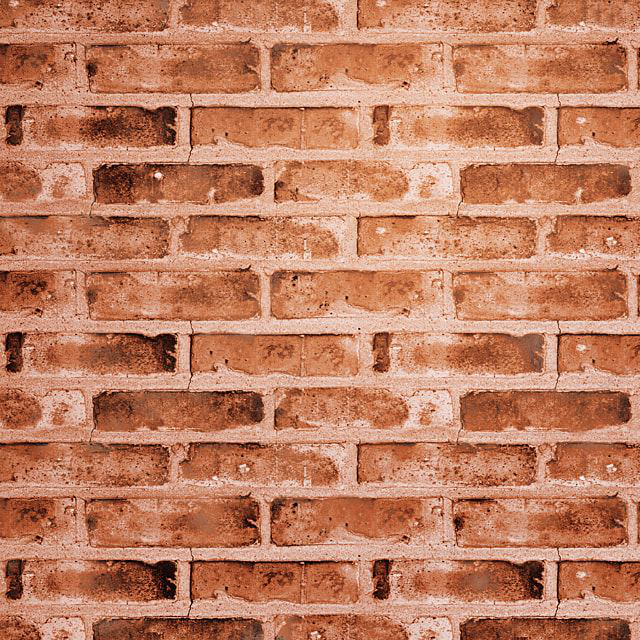
#> input picture 8sem/Lab8/input/imagewall.png, 640 x 640 px; its folder holds only this picture in this run
$ python main.py
#> lines starting #> are read from the running program, lines starting #| are printed output that depends on the picture; long printed decimals are rounded
import os
import numpy as np
from numpy import mean
from math import pow, log, log2, floor
import matplotlib.pyplot as plt
from PIL import Image, ImageDraw

working_dir = os.getcwd()
input_path = f'{working_dir}/input'
output_path = f'{working_dir}/output'
WHITE = 255
def pixel_gen(img: Image, func=lambda img, pix, x: pix[x]):
    pix = img.load()
    for row in range(img.size[1]):
        for col in range(img.size[0]):
            pos = (col, row)
            yield pos, func(img, pix, pos)


def AV(matrix):
    """Угловой момент второго порядка"""
    normalized_matrix = matrix / np.sum(matrix)
    av = np.sum(np.square(normalized_matrix))
    return av


def D(matrix):
    """Обратный момент различий"""
    d = np.sum(matrix / (1 + np.square(np.arange(matrix.shape[0]))))
    return d

def image_to_np_array(image_name):
#> called with image_name = 'imagewall.png'
    img_src = Image.open(f'input/{image_name}').convert('RGB')
#> img_src is the input picture: PIL image 640x640 RGB; mean R, G, B 192, 127.8, 98.8
    return np.array(img_src)


def semitone(img):
    return (0.3 * img[:, :, 0] + 0.59 * img[:, :, 1] + 0.11 *
            img[:, :, 2]).astype(np.uint8)
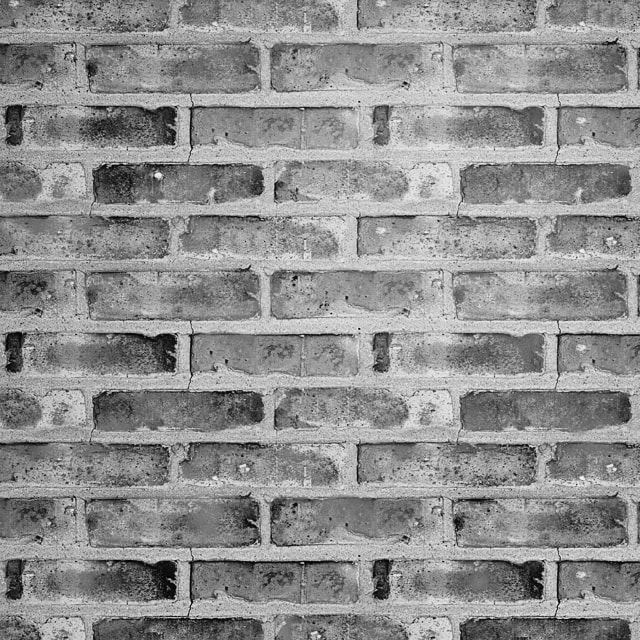
#> returned value: shape (640, 640); min 0, max 251, mean 143.5


def haralik(img_arr, d=2):
    matrix = np.zeros(shape=(256, 256))

    for x in range(d, img_arr.shape[0] - d):
        for y in range(d, img_arr.shape[1] - d):
            matrix[img_arr[x - d, y], img_arr[x, y]] += 1
            matrix[img_arr[x + d, y], img_arr[x, y]] += 1
            matrix[img_arr[x, y - d], img_arr[x, y]] += 1
            matrix[img_arr[x, y + d], img_arr[x, y]] += 1

    for x in range(256):
        m = np.array(matrix[x])
        m[np.where(m == 0)] = 1
        matrix[x] = np.log(m)


    matrix = matrix * 256 / np.max(matrix)
    return matrix
def to_semitone(img_name):
    img = image_to_np_array(img_name)
    return Image.fromarray(semitone(img), 'L')

def transform(img: Image, c=1, f0=0, y=0.5):
    # Convert the input image to an Image object if it's a NumPy array
#> called with c = 1, f0 = 0, y = 0.5
    if isinstance(img, np.ndarray):
        img = Image.fromarray(img)

    res_img = img.copy()
    d = ImageDraw.Draw(res_img)
    for pos, pixel in pixel_gen(img):
        p = min(int(WHITE * c * (pixel / WHITE + f0) * y), WHITE)
        d.point(pos, p)
#> this loop made 409600 passes
#> (pos, pixel, p) on passes 1 to 3: ((0, 0), 124, 62), ((1, 0), 71, 35), ((2, 0), 95, 47)
    return res_img

def main():
    img_names = ['imagewall.png']

    for img_name in img_names:
        semitone_img = to_semitone(img_name)
        semitone_img.save(f'{output_path}/semitone/{img_name}')
        semi = np.array(Image.open(f'{output_path}/semitone/{img_name}').convert('L'))

        transformed = transform(semi)
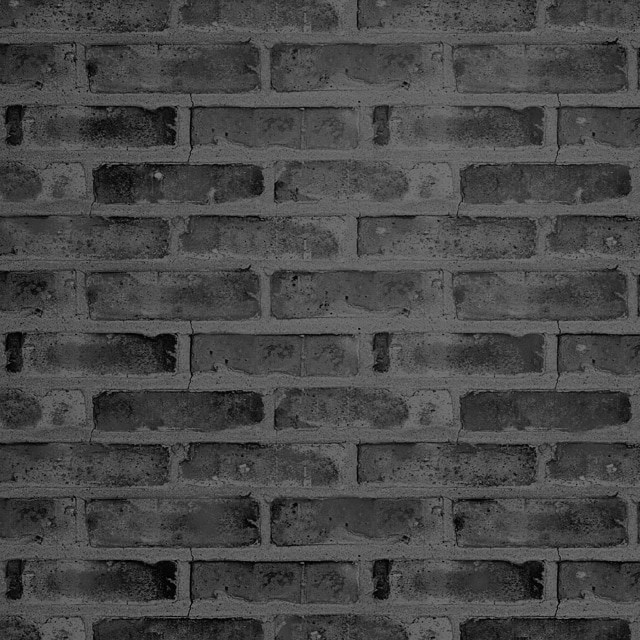
#> transformed: PIL image 640x640 L; min 0, max 125, mean 71.5
        transformed = np.round(transformed).astype(np.uint8)
        transformed_img = Image.fromarray(transformed, "L")
        transformed_img.save(f'{output_path}/contrasted/{img_name}')

        figure, axis = plt.subplots(2, 1)
        axis[0].hist(x=semi.flatten(), bins=np.arange(0, 255))
        axis[0].title.set_text('Исходное изображение')

        axis[1].hist(x=transformed.flatten(), bins=np.arange(0, 255))
        axis[1].title.set_text('Преобразованное изображение')
        plt.tight_layout()
        plt.savefig(f'{output_path}/histograms/{img_name}')
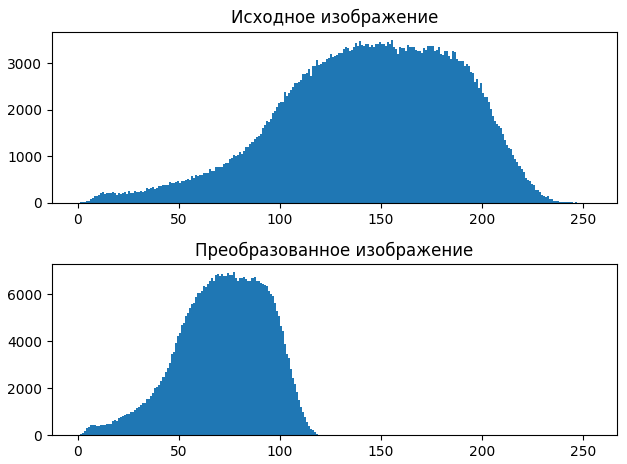
#> figure drawn by matplotlib, 2 panels; panel 1: tallest bar 3512 high, from x = 155 to 156; panel 2: tallest bar 6928 high, from x = 77 to 78

        matrix = haralik(semi.astype(np.uint8))
#> after the loop in haralik, `for x in range(d, img_arr.shape[0] - d):`:
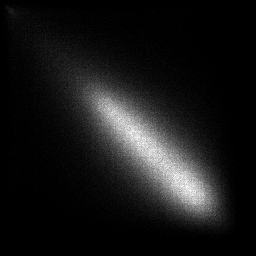
#> matrix: shape (256, 256) float64; min 0, max 260, mean 24.7; drawn with min black and max white
#> after the loop in haralik, `for x in range(256):`:
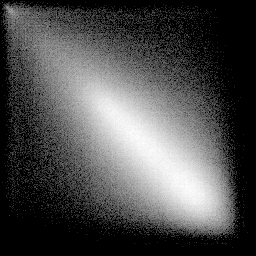
#> matrix: shape (256, 256) float64; min 0, max 5.56, mean 1.72; drawn with min black and max white
        result = Image.fromarray(matrix.astype(np.uint8), "L")
        result.save(f'{output_path}/haralik/{img_name}')

        t_matrix = haralik(transformed.astype(np.uint8))
#> call 2 of haralik, with d = 2
#> after the loop in haralik (call 2), `for x in range(d, img_arr.shape[0] - d):`:
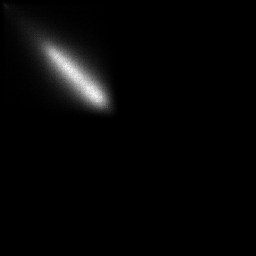
#> matrix: shape (256, 256) float64; min 0, max 986, mean 24.7; drawn with min black and max white
#> after the loop in haralik (call 2), `for x in range(256):`:
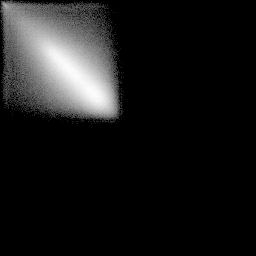
#> matrix: shape (256, 256) float64; min 0, max 6.89, mean 0.698; drawn with min black and max white
        t_result = Image.fromarray(t_matrix.astype(np.uint8), "L")
        t_result.save(f'{output_path}/haralik_contrasted/{img_name}')

        print('img_name:', img_name)

        print(f"AV: {AV(matrix)}")
#> in AV, `av = np.sum(np.square(normalized_matrix))`: av = 3.04e-05
#| AV: 3.038099235565975e-05
        print(f"AV (contrasted): {AV(t_matrix)}")
#| AV (contrasted): 9.523750450801704e-05

        print(f"D: {D(matrix)}")
#> in D, `d = np.sum(matrix / (1 + np.square(np.arange(matrix.shape[0]))))`: d = 2194.6
#| D: 2194.616
        print(f"D (contrasted): {D(t_matrix)}")
#| D (contrasted): 4880.807

if __name__ == "__main__":
    main()
